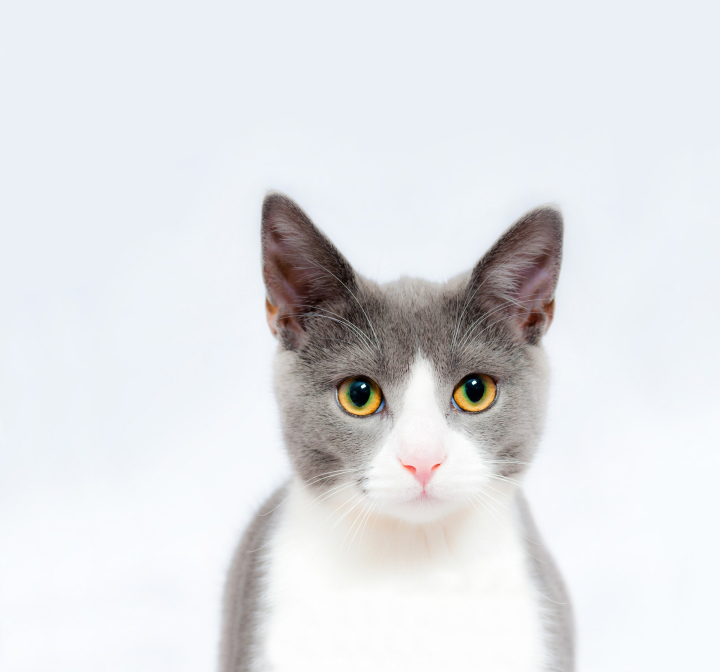
#> input picture example_images/cat.jpg, 2160 x 2016 px (shown at 1/3 size)
$ jupyter execute --allow-errors '2.scikit-image库.ipynb'
#> lines starting #> are read from the running program, lines starting #| are printed output that depends on the picture
# 1.scikit-image库安装和导入

scikit-image库是用于图像处理的Python第三方库，常常与numpy、scipy、matplotlib库一起使用进行图像处理。

[cell 1]
# 安装

[cell 2]
# 导入
import skimage

# 2.图像格式

常见的图像格式有三种：JPG/JPEG(Joint Photographic Experts Group)、PNG(Portable Network Graphics)、GIF(Graphics Interchange Format)，JPG和JPEG格式是相同的，没有区别。PNG和GIF格式图像特征损失较少，而JPG图像特征损失较大。

# 3.图像基本操作

## 3.1 读取和展示图像

[cell 3]
from skimage import io
# 读取的结果为ndarray
img = io.imread('../example_images/cat.jpg')
#> img is the input picture: shape (2016, 2160, 3); mean R, G, B 225.5, 227, 229.9
io.imshow(img)
io.show()

注意：skimage库展示图像时会将像素点的坐标给展示出来。

## 3.2 保存图像

[cell 4]
io.imsave('../example_images/copy_cat2.jpg',img)

## 3.3 转变为灰度图

[cell 5]
from skimage import color
#> (the rest of this cell did not finish here and is left out)

# 4.skimage.data模块

skimage.data模块中自带了很多用于测试的图片。

[cell 6]
from skimage import data
io.imshow(data.coffee())
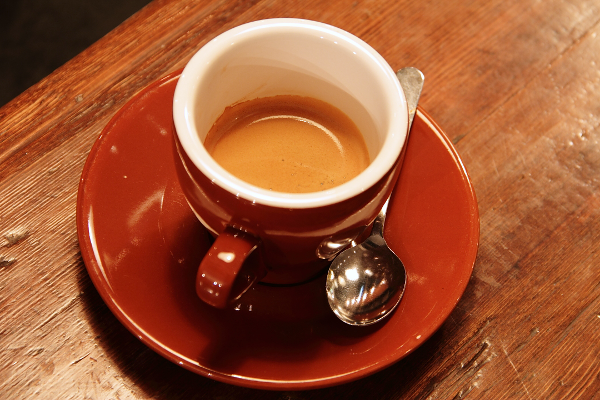
#> input picture skimage.data.coffee(), 600 x 400 px
io.show()

# 5.自定义图

[cell 7]
from skimage import draw
import numpy as np
bg = np.zeros((1000,1000))
x,y = draw.rectangle((100, 100), (800, 800))
bg[x,y]=1
io.imshow(bg)
io.show()
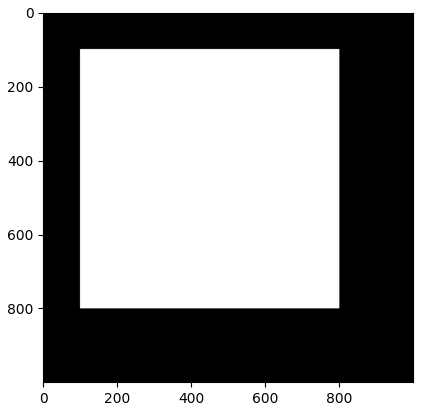
#> figure drawn by matplotlib, 1 panel

# 6.图像处理

## 6.1 腐蚀和膨胀操作

腐蚀(erosion)和膨胀(dilation)操作是对于白色部分（高亮部分），而不是黑色部分。腐蚀操作会让高亮部分区域更小，而膨胀操作会使高亮部分区域更大。膨胀是求局部最大值的操作，而腐蚀是求局部最小值的操作。

[cell 8]
from skimage import data,io,morphology

# 加载灰度图
img = data.checkerboard()
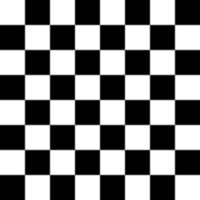
#> input picture skimage.data.checkerboard(), 200 x 200 px
#> img is the input picture: shape (200, 200); min 0, max 255, mean 127.5
io.imshow(img)
io.show()

[cell 9]
# 腐蚀操作
erosion_img = morphology.erosion(img, morphology.square(8))
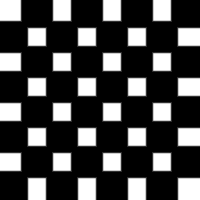
#> erosion_img: shape (200, 200); min 0, max 255, mean 72.8
io.imshow(erosion_img)
io.show()

[cell 10]
# 膨胀操作
dilation_img = morphology.dilation(img, morphology.square(10))
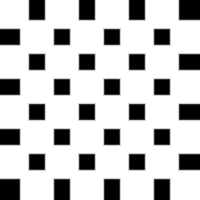
#> dilation_img: shape (200, 200); min 0, max 255, mean 195
io.imshow(dilation_img)
io.show()

## 6.2 自定义卷积核

[cell 11]
from PIL import ImageFilter,Image
import numpy as np

my_kernel = ImageFilter.Kernel((3,3),np.arange(9))
img = Image.open('../example_images/cat.jpg')
img = img.filter(my_kernel)
#> img: PIL image 2160x2016 RGB
img.show()
